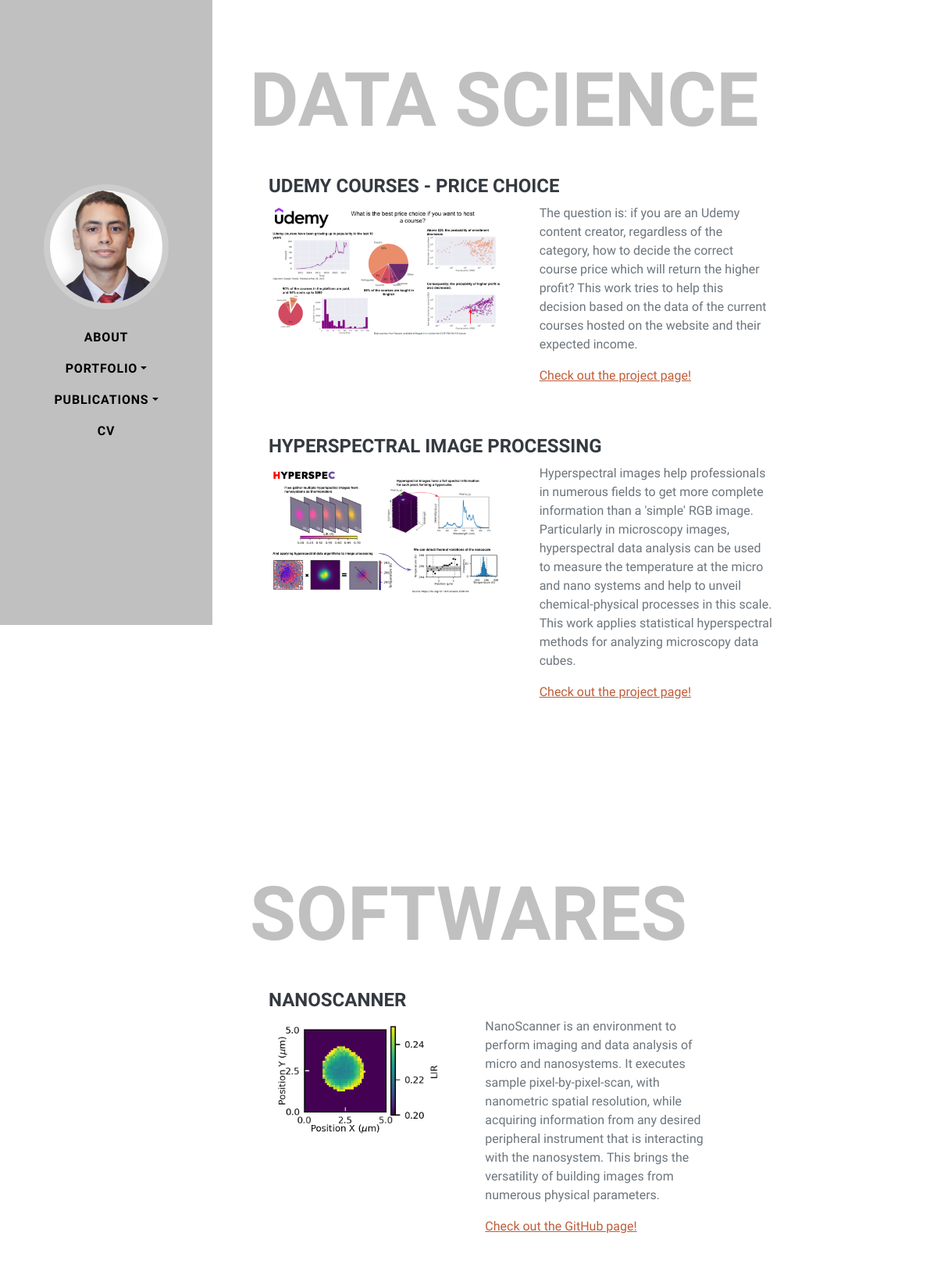
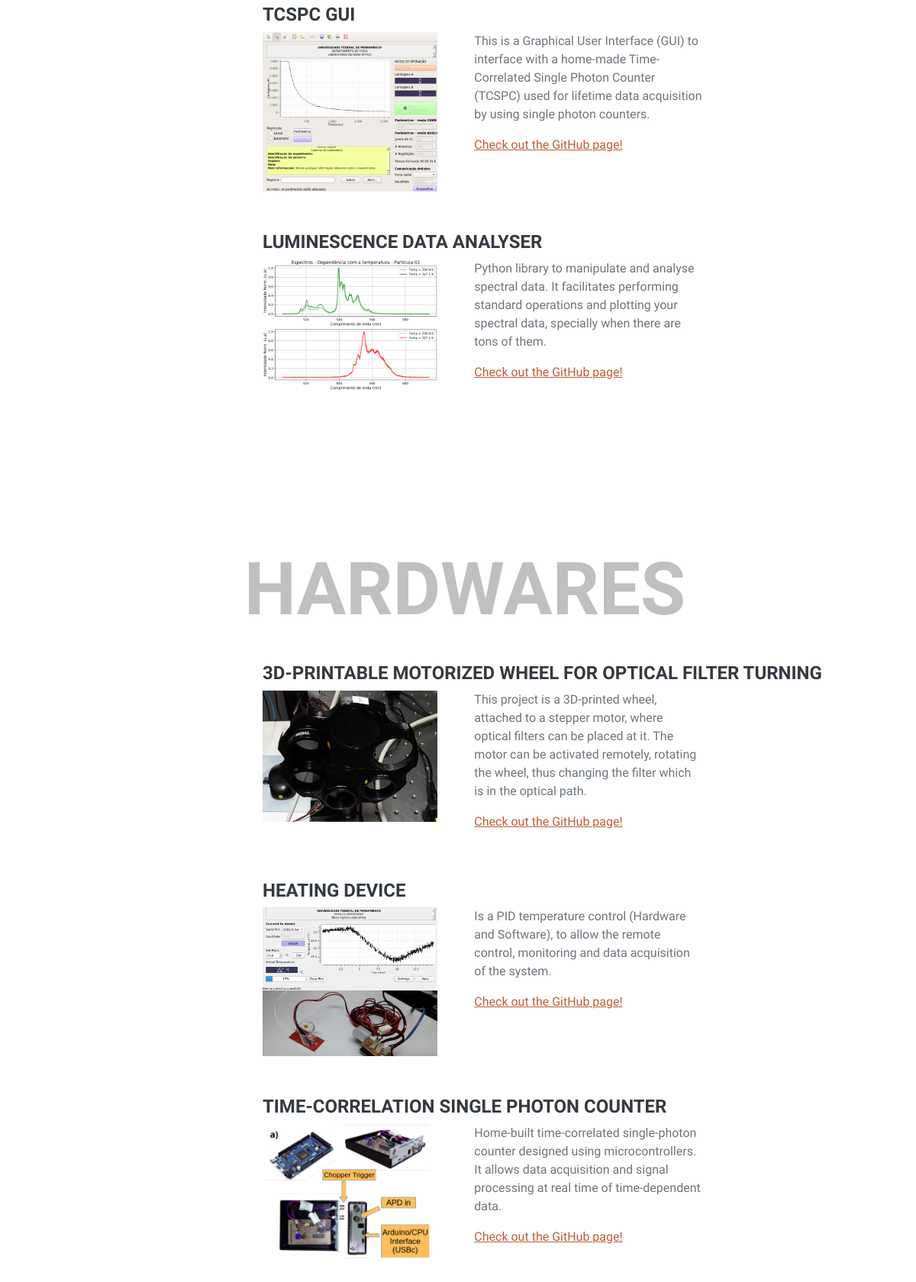
The page /portfolio/ on the database its author committed (2 pictures, top to bottom).
### base/models.py (models this page shows, shortened)
class Publication(models.Model):
    title = models.CharField(max_length=500)
    author = models.CharField(max_length=500)
    year = models.PositiveSmallIntegerField()
    cover_image = models.ImageField(upload_to='images/')
    link_url = models.URLField()
    month = models.PositiveSmallIntegerField(null=True, blank=True)
    note = models.TextField(null=True, blank=True)
    class Meta:
        ordering = ["year"]

class Data_analysis(Publication):
    link_project = models.URLField(null=True, blank=True)
    description = models.TextField(max_length=500)

class Publication(models.Model):
    title = models.CharField(max_length=500)
    author = models.CharField(max_length=500)
    year = models.PositiveSmallIntegerField()
    cover_image = models.ImageField(upload_to='images/')
    link_url = models.URLField()
    month = models.PositiveSmallIntegerField(null=True, blank=True)
    note = models.TextField(null=True, blank=True)
    class Meta:
        ordering = ["year"]

class Software(Publication):
    link_project = models.URLField(null=True, blank=True)
    description = models.TextField(max_length=500)

class Instrument(Publication):
    link_project = models.URLField()
    link_github = models.URLField()
    description = models.TextField(max_length=500)

### base/views.py (the view)
# urls.py: path("portfolio/", views.portfolio, name="portfolio"),
def portfolio(request):
    data = Data_analysis.objects.all().order_by('-year')
    software = Software.objects.all().order_by('-year')
    instruments = Instrument.objects.all().order_by('-year')
    context = {'data_analysis': data,
               'softwares': software,
               'instruments': instruments}
    return render(request, 'portfolio.html', context)

### templates/portfolio.html
{% extends 'main.html' %}
{% load static %}
{% block content %}
<link rel="stylesheet" href="https://cdn.jsdelivr.net/gh/jpswalsh/academicons@1/css/academicons.min.css">
<link rel="stylesheet" href="https://cdnjs.cloudflare.com/ajax/libs/font-awesome/4.7.0/css/font-awesome.min.css">
<section class="resume-section" id="portfolio-data">
    <div class="resume-section-content">
        <h1 class="mb-0">
            <span class="text-primary">Data Science</span>
        </h1>
        <div class="social-icons flex-md-row ">
            <div class="row gx-5 mt-5 mx-auto">
                {% for project in data_analysis %}
                <h4>{{project.title}}</h4>
                <div class="col-lg-5 mb-5">
                    <img class="img-fluid mx-auto mb-1" src='{{project.cover_image.url}}' alt="..."/>
                </div>
                <div class="col-lg-5 mb-5">
                    <p>{{project.description}}</p>
                    <a href='{{project.link_project}}'><p>Check out the project page!</p></a>
                </div>
                {% endfor %}
            </div>
        </div>
    </div>
</section>
<section class="resume-section" id="portfolio-softwares">
    <div class="resume-section-content">
        <h1 class="mb-0">
            <span class="text-primary">Softwares</span>
        </h1>
        <div class="social-icons flex-md-row ">
            <div class="row gx-5 mt-5 mx-auto">
                {% for project in softwares %}
                <h4>{{project.title}}</h4>
                <div class="col-lg-4 mb-5">
                    <img class="img-fluid mx-auto mb-1" src='{{project.cover_image.url}}' alt="..."/>
                </div>
                <div class="col-lg-5 mb-5">
                    <p>{{project.description}}</p>
                    <a href='{{project.link_project}}'><p>Check out the GitHub page!</p></a>
                </div>
                {% endfor %}
            </div>
        </div>
    </div>
</section>
<section class="resume-section" id="portfolio-instruments">
    <div class="resume-section-content">
        <h1 class="mb-0">
            <span class="text-primary">Hardwares</span>
        </h1>
        <div class="social-icons flex-md-row ">
            <div class="row gx-5 mt-5 mx-auto">
                {% for project in instruments %}
                <h4>{{project.title}}</h4>
                <div class="col-lg-4 mb-5">
                    <img class="img-fluid mx-auto mb-1" src='{{project.cover_image.url}}' alt="..."/>
                </div>
                <div class="col-lg-5 mb-5">
                    <p>{{project.description}}</p>
                    <a href='{{project.link_project}}'><p>Check out the GitHub page!</p></a>
                </div>
                {% endfor %}
            </div>
        </div>
    </div>
</section>
{% endblock content %}

### templates/main.html (shortened to what this page needs)
<!DOCTYPE html>
{% load static %}
<html lang="en">
    <head>
        <link rel="stylesheet" type='text/css' href="{% static 'css/styles.css' %}">
    </head>
    {% include 'navbar.html'%}
    <body id="page-top">
        <div class="container-fluid p-0">
            {% block content %}
            {% endblock %}
        </div>
    </body>
</html>

### templates/navbar.html (shortened to what this page needs)
{% load static %}
<nav class="navbar navbar-expand-lg bg-primary fixed-top" id="sideNav">
    <a class="navbar-brand js-scroll-trigger" href="#page-top">
        <span class="d-none d-lg-block"><img class="img-fluid img-profile rounded-circle mx-auto mb-2" src="{% static 'assets/img/profile.png' %}" alt="..." /></span>
    </a>
    <div class="collapse navbar-collapse" id="navbarResponsive">
        <ul class="navbar-nav">
            <li class="nav-item"><a class="nav-link" href={% url "home" %}#about>About</a></li>
            <li class="nav-item">
                <a class="nav-link dropdown-toggle" data-bs-toggle="collapse" href="#multiCollapse1" role="button" aria-expanded="false" aria-controls="multiCollapse1">Portfolio</a>
            </li>
            <li class="nav-item">
                <a class="nav-link dropdown-toggle" data-bs-toggle="collapse" href="#multiCollapse2" role="button" aria-expanded="false" aria-controls="multiCollapse2">Publications</a>
            </li>
            <li class="nav-item"><a class="nav-link" href={% url "cv" %}>CV</a></li>
        </ul>
    </div>
</nav>

### rows shown on the page
Data_analysis: title "UDEMY COURSES - PRICE CHOICE", cover_image (picture), description "The question is: if you are an Udemy content creator, regardless of the category, how to decide the correct course price which will return the higher profit? This work tries to help this decision based on the data of the current courses hosted on the website and their expected income."
Data_analysis: title "HYPERSPECTRAL IMAGE PROCESSING", cover_image (picture), description "Hyperspectral images help professionals in numerous fields to get more complete information than a 'simple' RGB image. Particularly in microscopy images, hyperspectral data analysis can be used to measure the temperature at the micro and nano systems and help to unveil chemical-physical processes in this scale. This work applies statistical hyperspectral methods for analyzing microscopy data cubes."
Software: title "NANOSCANNER", cover_image (picture), description "NanoScanner is an environment to perform imaging and data analysis of micro and nanosystems. It executes sample pixel-by-pixel-scan, with nanometric spatial resolution, while acquiring information from any desired peripheral instrument that is interacting with the nanosystem. This brings the versatility of building images from numerous physical parameters."
Software: title "TCSPC GUI", cover_image (picture), description "This is a Graphical User Interface (GUI) to interface with a home-made Time-Correlated Single Photon Counter (TCSPC) used for lifetime data acquisition by using single photon counters."
Software: title "LUMINESCENCE DATA ANALYSER", cover_image (picture), description "Python library to manipulate and analyse spectral data. It facilitates performing standard operations and plotting your spectral data, specially when there are tons of them."
Instrument: title "3D-PRINTABLE MOTORIZED WHEEL FOR OPTICAL FILTER TURNING", cover_image (picture), description "This project is a 3D-printed wheel, attached to a stepper motor, where optical filters can be placed at it. The motor can be activated remotely, rotating the wheel, thus changing the filter which is in the optical path."
Instrument: title "HEATING DEVICE", cover_image (picture), description "Is a PID temperature control (Hardware and Software), to allow the remote control, monitoring and data acquisition of the system."
Instrument: title "TIME-CORRELATION SINGLE PHOTON COUNTER", cover_image (picture), description "Home-built time-correlated single-photon counter designed using microcontrollers. It allows data acquisition and signal processing at real time of time-dependent data."
